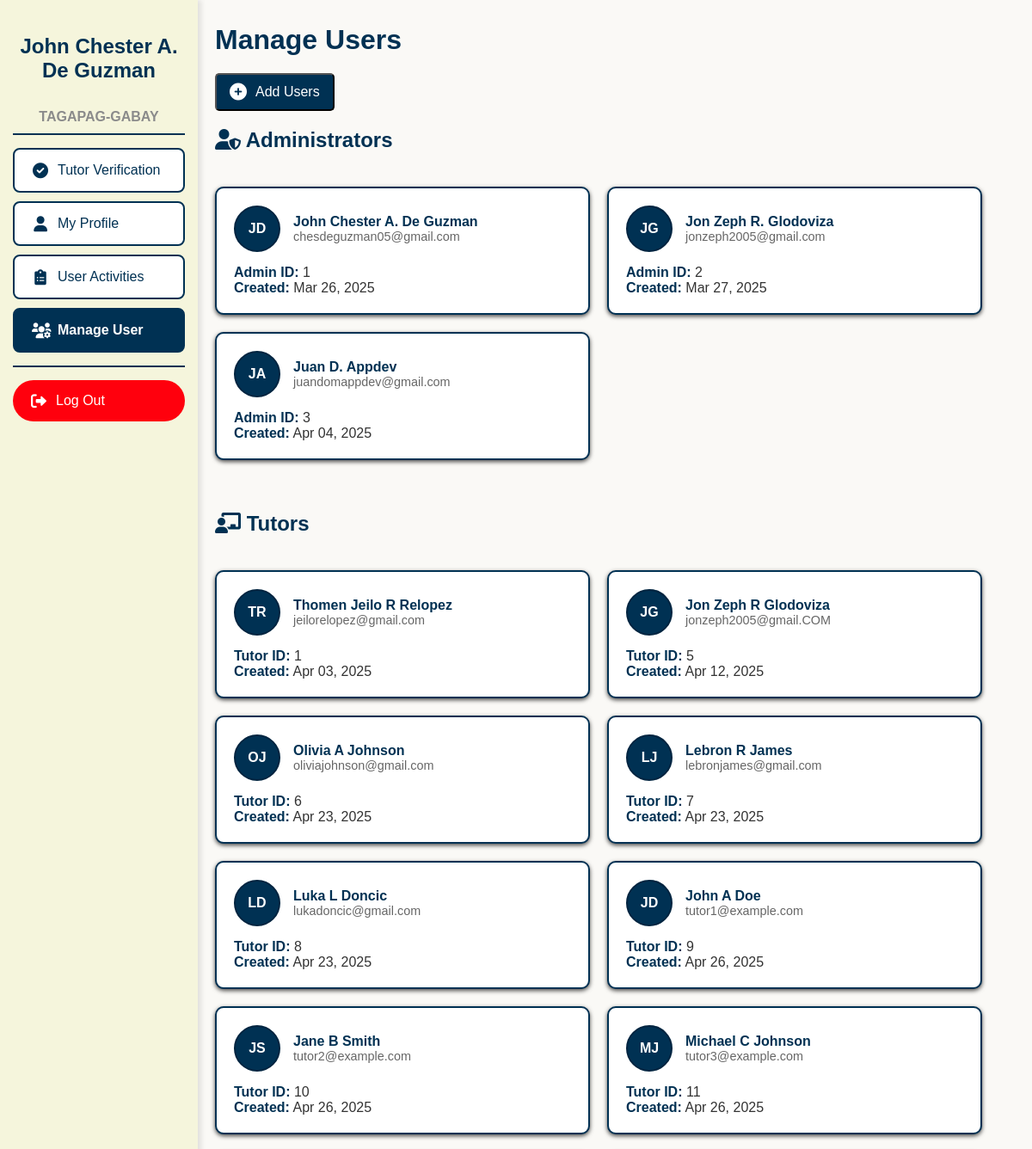
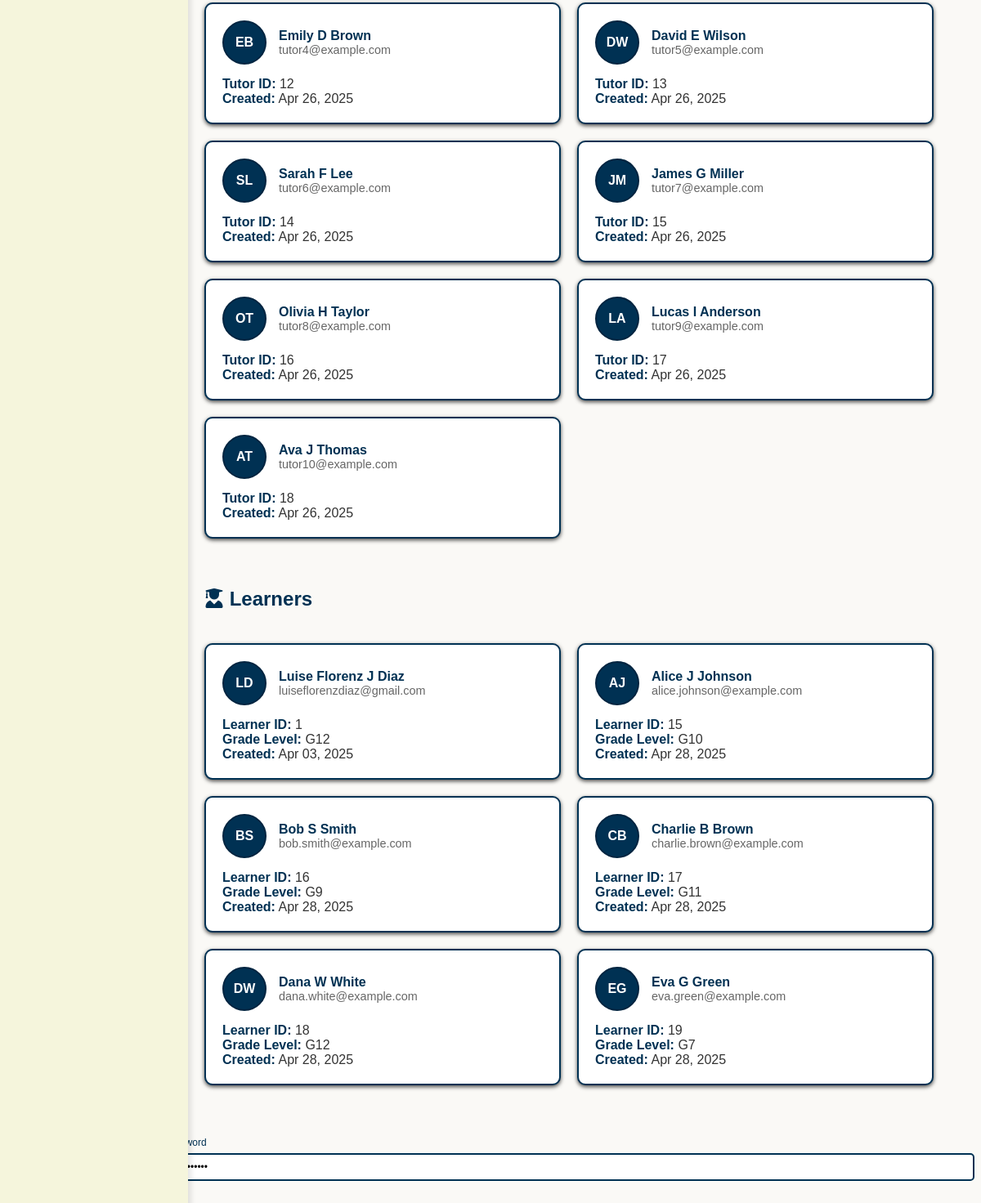
Page /ADMIN/AdminPHP/manageUser.php (signed in) on the committed database (2 pictures, top to bottom).
### tables this page shows
CREATE TABLE `tutor` (
  `tutor_id` int(11) NOT NULL,
  `email` varchar(255) NOT NULL,
  `password` varchar(255) NOT NULL,
  `first_name` varchar(100) NOT NULL,
  `middle_initial` char(1) DEFAULT NULL,
  `last_name` varchar(100) NOT NULL,
  `birthdate` date NOT NULL,
  `profile_picture` varchar(255) DEFAULT NULL,
  `educational_attainment` enum('Junior High School Graduate','Senior High School Graduate','College Undergraduate','Associate''s Degree','Bachelor''s Degree','Master''s Degree','Doctoral Degree') DEFAULT NULL,
  `years_of_experience` enum('Less than 1 year','1-3 years','4-6 years','7+ years') DEFAULT 'Less than 1 year',
  `diploma` varchar(255) DEFAULT NULL,
  `other_certificates` varchar(255) DEFAULT NULL,
  `rate_per_hour` decimal(10,2) DEFAULT NULL,
  `rate_per_session` decimal(10,2) DEFAULT NULL,
  `num_bookings` int(11) DEFAULT 0,
  `average_rating` decimal(3,2) DEFAULT NULL,
  `status` enum('N/A','For Verification','Verified','Unverified') NOT NULL DEFAULT 'N/A',
  `reset_token` varchar(64) DEFAULT NULL,
  `reset_token_expires` datetime DEFAULT NULL,
  `created_at` timestamp NOT NULL DEFAULT current_timestamp(),
  `updated_at` timestamp NOT NULL DEFAULT current_timestamp() ON UPDATE current_timestamp()
);

CREATE TABLE `learner` (
  `learner_id` int(11) NOT NULL,
  `email` varchar(255) NOT NULL,
  `password` varchar(255) NOT NULL,
  `first_name` varchar(100) NOT NULL,
  `middle_initial` char(1) DEFAULT NULL,
  `last_name` varchar(100) NOT NULL,
  `birthdate` date NOT NULL,
  `profile_picture` varchar(255) DEFAULT NULL,
  `school_affiliation` varchar(255) DEFAULT NULL,
  `grade_level` enum('N/A','G7','G8','G9','G10','G11','G12') NOT NULL,
  `strand` enum('N/A','STEM','ABM','HUMSS','GAS') NOT NULL DEFAULT 'N/A',
  `reset_token` varchar(64) DEFAULT NULL,
  `reset_token_expires` datetime DEFAULT NULL,
  `created_at` timestamp NOT NULL DEFAULT current_timestamp(),
  `updated_at` timestamp NOT NULL DEFAULT current_timestamp() ON UPDATE current_timestamp()
);

### ADMIN/AdminPHP/manageUser.php (the view, shortened to what this page needs)
<?php
require_once __DIR__ . '/../AdminAPI/addUsers.php';
$admin_query = "SELECT * FROM admin";
$admin_result = $conn->query($admin_query);
$admins = [];
if ($admin_result->num_rows > 0) {
    while($row = $admin_result->fetch_assoc()) {
        $admins[] = $row;
    }
}
$tutor_query = "SELECT * FROM tutor";
$tutor_result = $conn->query($tutor_query);
$tutors = [];
if ($tutor_result->num_rows > 0) {
    while($row = $tutor_result->fetch_assoc()) {
        $tutors[] = $row;
    }
}
$learner_query = "SELECT * FROM learner";
$learner_result = $conn->query($learner_query);
$learners = [];
if ($learner_result->num_rows > 0) {
    while($row = $learner_result->fetch_assoc()) {
        $learners[] = $row;
    }
}
?>
<!DOCTYPE html>
<html lang="en">
<head>
    <link href="https://cdnjs.cloudflare.com/ajax/libs/font-awesome/6.0.0-beta3/css/all.min.css" rel="stylesheet">
    <link rel="stylesheet" href="../AdminCSS/manageUsers.css">
</head>
<body>
    <div class="sidebar">
        <h2 class="admin-name">
            <?php
            echo $_SESSION['first_name'] . ' ' . $_SESSION['middle_initial'] . '<br>' . $_SESSION['last_name'];
            ?>
        </h2>
        <h3 class="sidebar-label">TAGAPAG-GABAY</h3>
        <div class="separator"></div>
        <form action="tutorVerification.php" method="GET">
            <button type="submit" class="btn"><i class="fas fa-check-circle"></i>Tutor Verification</button>
        </form>
        <form action="admin_dashboard.php" method="GET">
            <button type="submit" class="btn"><i class="fas fa-user"></i>My Profile</button>
        </form>
        <form action="userActivities.php" method="GET">
            <button type="submit" class="btn"><i class="fas fa-clipboard-list"></i>User Activities</button>
        </form>
        <form action="manageUser.php" method="GET">
            <button type="submit" class="btn active"><i class="fas fa-users-cog"></i>Manage User</button>
        </form>
        <div class="separator"></div>
        <form action="/iskol4rx/api/logout.php" method="POST" style="margin: 0;">
            <button type="submit" class="btn logout-btn">
                <i class="fas fa-sign-out-alt"></i> Log Out
            </button>
        </form>
    </div>
    <div class="header-container">
        <div class="header-btn">
            <h1 class="label-top">Manage Users</h1>
        </div>
        <button type="button" class="header-btn" id="addUserBtn"><i class="fas fa-circle-plus"></i> Add Users</button>
    </div>
    <div class="user-type-section">
        <h2 class="user-type-title"><i class="fas fa-user-shield"></i> Administrators</h2>
        <div class="user-grid">
            <?php foreach ($admins as $admin): ?>
            <div class="user-card">
                <div class="user-header">
                    <div class="user-avatar">
                        <?php echo substr($admin['first_name'], 0, 1) . substr($admin['last_name'], 0, 1); ?>
                    </div>
                    <div>
                        <div class="user-name"><?php echo $admin['first_name'] . ' ' . $admin['middle_initial'] . ' ' . $admin['last_name']; ?></div>
                        <div class="user-email"><?php echo $admin['email']; ?></div>
                    </div>
                </div>
                <div class="user-details">
                    <div><strong>Admin ID:</strong> <?php echo $admin['admin_id']; ?></div>
                    <div><strong>Created:</strong> <?php echo date('M d, Y', strtotime($admin['created_at'])); ?></div>
                </div>
            </div>
            <?php endforeach; ?>
        </div>
    </div>
    <div class="user-type-section">
        <h2 class="user-type-title"><i class="fas fa-chalkboard-teacher"></i> Tutors</h2>
        <div class="user-grid">
            <?php foreach ($tutors as $tutor): ?>
            <div class="user-card">
                <div class="user-header">
                    <div class="user-avatar">
                        <?php echo substr($tutor['first_name'], 0, 1) . substr($tutor['last_name'], 0, 1); ?>
                    </div>
                    <div>
                        <div class="user-name"><?php echo $tutor['first_name'] . ' ' . $tutor['middle_initial'] . ' ' . $tutor['last_name']; ?></div>
                        <div class="user-email"><?php echo $tutor['email']; ?></div>
                    </div>
                </div>
                <div class="user-details">
                    <div><strong>Tutor ID:</strong> <?php echo $tutor['tutor_id']; ?></div>
                    <div><strong>Created:</strong> <?php echo date('M d, Y', strtotime($tutor['created_at'])); ?></div>
                </div>
            </div>
            <?php endforeach; ?>
        </div>
    </div>
    <div class="user-type-section">
        <h2 class="user-type-title"><i class="fas fa-user-graduate"></i> Learners</h2>
        <div class="user-grid">
            <?php foreach ($learners as $learner): ?>
            <div class="user-card">
                <div class="user-header">
                    <div class="user-avatar">
                        <?php echo substr($learner['first_name'], 0, 1) . substr($learner['last_name'], 0, 1); ?>
                    </div>
                    <div>
                        <div class="user-name"><?php echo $learner['first_name'] . ' ' . $learner['middle_initial'] . ' ' . $learner['last_name']; ?></div>
                        <div class="user-email"><?php echo $learner['email']; ?></div>
                    </div>
                </div>
                <div class="user-details">
                    <div><strong>Learner ID:</strong> <?php echo $learner['learner_id']; ?></div>
                    <div><strong>Grade Level:</strong> <?php echo $learner['grade_level']; ?></div>
                    <div><strong>Created:</strong> <?php echo date('M d, Y', strtotime($learner['created_at'])); ?></div>
                </div>
            </div>
            <?php endforeach; ?>
        </div>
    </div>
    <div class="password-field">
  <label>Password</label>
  <input type="password" id="password" value="alvarez123" readonly>
  <span class="toggle-password" onclick="togglePassword()">
  </span>
</div>
</body>
</html>

### ADMIN/AdminCSS/manageUsers.css (style rules this page uses)
body { overflow: auto; margin-left: 200px; background-color: #FAF9F6; font-family: Arial, Helvetica, sans-ser }
.sidebar { position: fixed; top: 0; left: 0; height: 100%; width: 200px; background-color: #F5F5DC; padding: 20px 15px; display: flex; flex-direction: column; overflow-y: auto; box-shadow: 4px 0 6px rgba(0, 0, 0, 0.1); }
.admin-name { font-size: 1.5rem; color: #003153; font-weight: bold; text-align: center; margin-bottom: 15px; font-family: Arial, sans-serif; }
.sidebar-label { font-size: 1rem; color: #8B8B8B; text-align: center; margin-bottom: 0; font-family: Arial, sans-serif; }
.btn { width: 100%; padding: 15px; background-color: #FFFFFF; border: 2px solid #003153; color: #003153; text-align: left; font-size: 1rem; cursor: pointer; display: flex; align-items: center; padding-left: 20px; transition: background-color 0.3s ease, color 0.3s ease; border-radius: 8px; margin-top: 5px; margin-bottom: 5px; box-sizing: border-box; text-decoration: none; outline: none; }
.btn.active { background-color: #003153; color: white; font-weight: bold; }
.btn i { font-size: 18px; width: 20px; text-align: center; margin-right: 10px; }
.btn.active i { color: #fff; }
.separator { margin: 10px 0; border: none; border-top: 2px solid #003153; }
.logout-btn { background-color: #FF000D; color: white; border: none; border-radius: 50px; margin-bottom: auto; transition: background-color 0.3s ease; }
.header-container { display: flex; flex-direction: column; align-items: flex-start; gap: 0; padding-left: 50px; }
.header-btn { display: flex; align-items: center; justify-content: flex-start; margin-top: 20px; }
.label-top { font-size: 2rem; color: #003153; font-weight: bold; margin: 0; padding: 0; }
#addUserBtn { display: flex; align-items: center; justify-content: center; padding: 10px 15px; background-color: #003153; border-radius: 5px; color: #fff; font-size: 1rem; cursor: pointer; transition: background-color 0.3s ease, color 0.3s ease; }
#addUserBtn i { font-size: 20px; margin-right: 10px; color: #fff; }
label { margin-bottom: -15px; color: #003153; font-size: 12px; align-items: flex-start; width: 100%; }
input { padding: 15px 10px; border: 2px solid #003153; border-radius: 5px; font-size: 12px; width: 100%; box-sizing: border-box; margin-top: 5px; height: 20px; }

### ADMIN/AdminPHP/manageUser.php (style rules this page uses)
.user-grid { display: grid; grid-template-columns: repeat(auto-fill, minmax(300px, 1fr)); gap: 20px; padding: 20px 50px; margin-top: 20px; }
.user-card { background: white; border: 2px solid #003153; border-radius: 10px; padding: 20px; color: #333; box-shadow: 0 2px 5px rgba(0,0,0,0.7); transition: all 0.3s ease; }
.user-header { display: flex; align-items: center; margin-bottom: 15px; }
.user-avatar { width: 50px; height: 50px; border-radius: 50%; background-color: #003153; color: white; display: flex; align-items: center; justify-content: center; margin-right: 15px; font-weight: bold; border: 2px solid #002440; }
.user-name { font-weight: bold; color: #003153; }
.user-email { color: #666; font-size: 0.9em; }
.user-details div { color: #333; }
.user-details strong { color: #003153; }
.user-type-section { margin-bottom: 40px; }
.user-type-title { color: #003153; font-size: 1.5rem; margin-bottom: 15px; padding-left: 50px; }

### rows in the picture
tutor: first_name "T", last_name "R", first_name "Thomen Jeilo", middle_initial "R", last_name "Relopez", email "jeilorelopez@gmail.com", tutor_id "1", created_at "Apr 03, 2025"
tutor: first_name "J", last_name "G", first_name "Jon Zeph", middle_initial "R", last_name "Glodoviza", email "jonzeph2005@gmail.COM", tutor_id "5", created_at "Apr 12, 2025"
tutor: first_name "O", last_name "J", first_name "Olivia", middle_initial "A", last_name "Johnson", email "oliviajohnson@gmail.com", tutor_id "6", created_at "Apr 23, 2025"
tutor: first_name "L", last_name "J", first_name "Lebron", middle_initial "R", last_name "James", email "lebronjames@gmail.com", tutor_id "7", created_at "Apr 23, 2025"
tutor: first_name "L", last_name "D", first_name "Luka", middle_initial "L", last_name "Doncic", email "lukadoncic@gmail.com", tutor_id "8", created_at "Apr 23, 2025"
tutor: first_name "J", last_name "D", first_name "John", middle_initial "A", last_name "Doe", email "tutor1@example.com", tutor_id "9", created_at "Apr 26, 2025"
tutor: first_name "J", last_name "S", first_name "Jane", middle_initial "B", last_name "Smith", email "tutor2@example.com", tutor_id "10", created_at "Apr 26, 2025"
tutor: first_name "M", last_name "J", first_name "Michael", middle_initial "C", last_name "Johnson", email "tutor3@example.com", tutor_id "11", created_at "Apr 26, 2025"
tutor: first_name "E", last_name "B", first_name "Emily", middle_initial "D", last_name "Brown", email "tutor4@example.com", tutor_id "12", created_at "Apr 26, 2025"
tutor: first_name "D", last_name "W", first_name "David", middle_initial "E", last_name "Wilson", email "tutor5@example.com", tutor_id "13", created_at "Apr 26, 2025"
tutor: first_name "S", last_name "L", first_name "Sarah", middle_initial "F", last_name "Lee", email "tutor6@example.com", tutor_id "14", created_at "Apr 26, 2025"
tutor: first_name "J", last_name "M", first_name "James", middle_initial "G", last_name "Miller", email "tutor7@example.com", tutor_id "15", created_at "Apr 26, 2025"
tutor: first_name "O", last_name "T", first_name "Olivia", middle_initial "H", last_name "Taylor", email "tutor8@example.com", tutor_id "16", created_at "Apr 26, 2025"
tutor: first_name "L", last_name "A", first_name "Lucas", middle_initial "I", last_name "Anderson", email "tutor9@example.com", tutor_id "17", created_at "Apr 26, 2025"
tutor: first_name "A", last_name "T", first_name "Ava", middle_initial "J", last_name "Thomas", email "tutor10@example.com", tutor_id "18", created_at "Apr 26, 2025"
learner: first_name "L", last_name "D", first_name "Luise Florenz", middle_initial "J", last_name "Diaz", email "luiseflorenzdiaz@gmail.com", learner_id "1", grade_level "G12", created_at "Apr 03, 2025"
learner: first_name "A", last_name "J", first_name "Alice", middle_initial "J", last_name "Johnson", email "alice.johnson@example.com", learner_id "15", grade_level "G10", created_at "Apr 28, 2025"
learner: first_name "B", last_name "S", first_name "Bob", middle_initial "S", last_name "Smith", email "bob.smith@example.com", learner_id "16", grade_level "G9", created_at "Apr 28, 2025"
learner: first_name "C", last_name "B", first_name "Charlie", middle_initial "B", last_name "Brown", email "charlie.brown@example.com", learner_id "17", grade_level "G11", created_at "Apr 28, 2025"
learner: first_name "D", last_name "W", first_name "Dana", middle_initial "W", last_name "White", email "dana.white@example.com", learner_id "18", grade_level "G12", created_at "Apr 28, 2025"
learner: first_name "E", last_name "G", first_name "Eva", middle_initial "G", last_name "Green", email "eva.green@example.com", learner_id "19", grade_level "G7", created_at "Apr 28, 2025"

### other values in the picture
$_SESSION['first_name'] "John Chester"
$_SESSION['middle_initial'] "A."
$_SESSION['last_name'] "De Guzman"
substr($admin['first_name'], 0, 1) "J"
substr($admin['last_name'], 0, 1) "D"
$admin['first_name'] "John Chester"
$admin['middle_initial'] "A."
$admin['last_name'] "De Guzman"
$admin['email'] "chesdeguzman05@gmail.com"
$admin['admin_id'] "1"
date('M d, Y', strtotime($admin['created_at'])) "Mar 26, 2025"
substr($admin['last_name'], 0, 1) "G"
$admin['first_name'] "Jon Zeph"
$admin['middle_initial'] "R."
$admin['last_name'] "Glodoviza"
